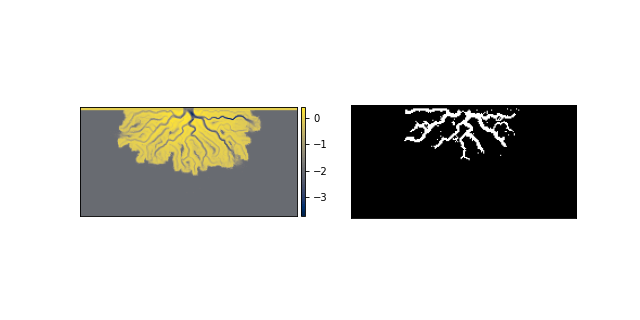

Recreate this plot in Python.
import matplotlib.pyplot as plt
from deltametrics.mask import ChannelMask
from deltametrics.sample_data.sample_data import golf
#
golfcube = golf()
cmsk = ChannelMask(
    golfcube["eta"][-1, :, :],
    golfcube["velocity"][-1, :, :],
    elevation_threshold=0,
    flow_threshold=0.3,
)
#
fig, ax = plt.subplots(1, 2, figsize=(8, 4))
golfcube.quick_show("eta", idx=-1, ax=ax[0])
cmsk.show(ax=ax[1])
